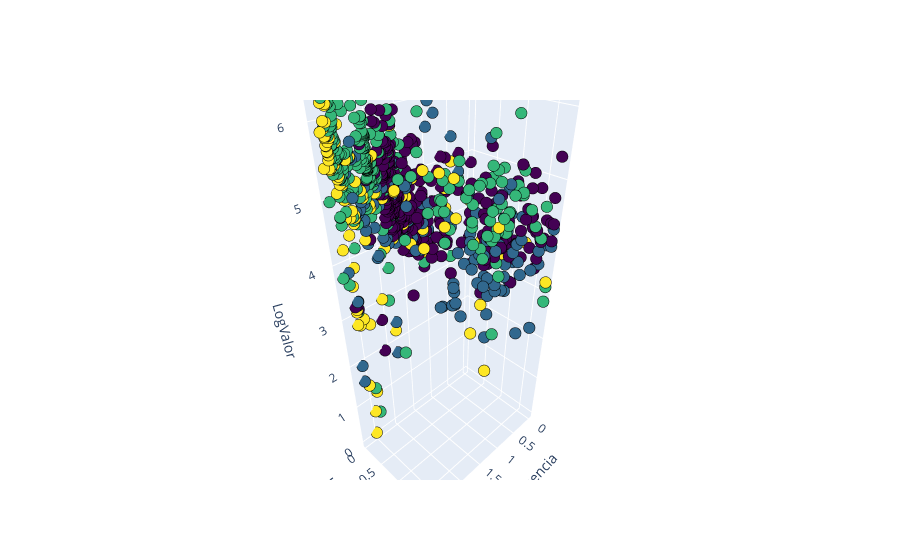
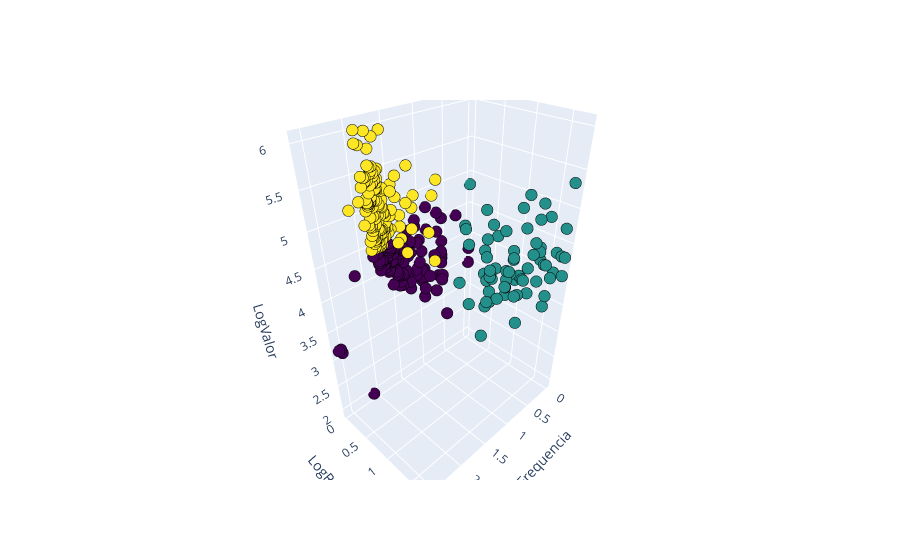
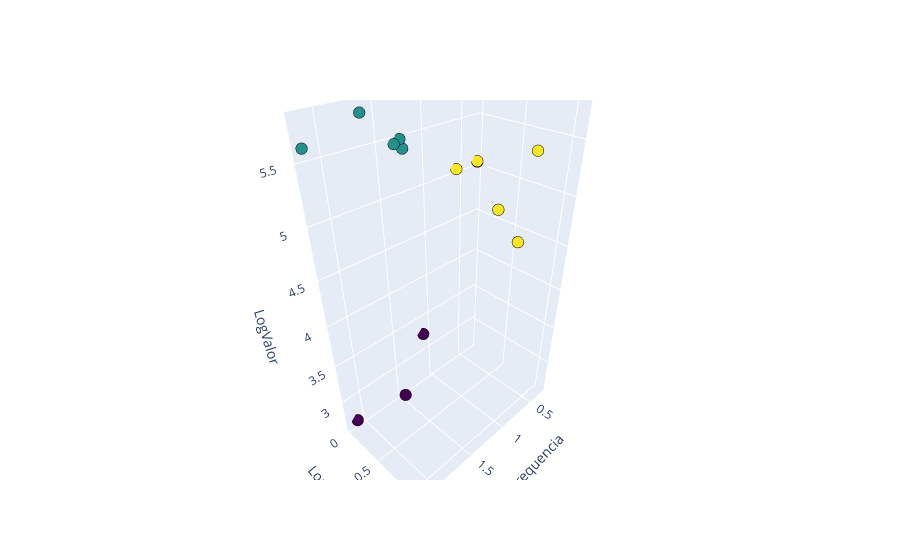
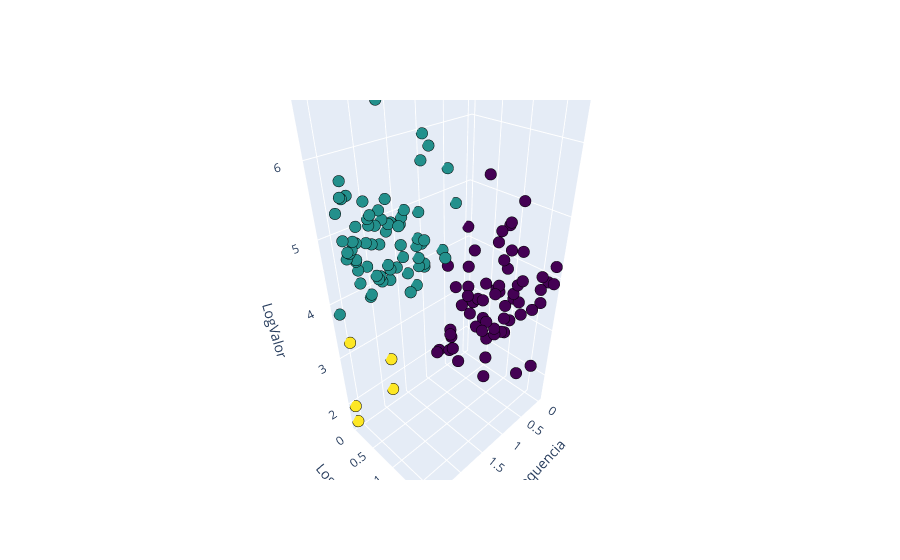

Notebook code for these charts, in order:
### Code cell
print("Geral")
df_kmeans = run.kmeans_run(df, 4)
print("Alimentar")
df_kmeans_a = run.kmeans_run(df_alimentar, 3)
print("E-Commerce")
df_kmeans_ec = run.kmeans_run(df_ecommerce, 3)
print("Hospitalar")
df_kmeans_hosp = run.kmeans_run(df_hospitalar, 3)
print("Venda Direto")
df_kmeans_vd = run.kmeans_run(df_varejo_direto, 3)
print("Venda Indireto")
df_kmeans_vi = run.kmeans_run(df_varejo_indireto, 3)

### Figure 1 — Plotly figure (JSON) as saved in the notebook; plotly's stock layout.template omitted (floating-point values rounded to 4 significant figures; data arrays with more than 128 entries replaced by an {"elided": "..."} marker saying what was removed)
{"data": [{"marker": {"color": {"elided": "824 int values"}, "colorscale": [[0, "#440154"], [0.1111, "#482878"], [0.2222, "#3e4989"], [0.3333, "#31688e"], [0.4444, "#26828e"], [0.5556, "#1f9e89"], [0.6667, "#35b779"], [0.7778, "#6ece58"], [0.8889, "#b5de2b"], [1, "#fde725"]], "line": {"color": "black", "width": 0.5}, "size": 4}, "mode": "markers", "type": "scatter3d", "x": {"elided": "824 float values"}, "y": {"elided": "824 float values"}, "z": {"elided": "824 float values"}}], "layout": {"scene": {"xaxis": {"title": {"text": "LogFrequencia"}}, "yaxis": {"title": {"text": "LogRecencia"}}, "zaxis": {"title": {"text": "LogValor"}}}}}

### Figure 2 — Plotly figure (JSON) as saved in the notebook; plotly's stock layout.template omitted (floating-point values rounded to 4 significant figures; data arrays with more than 128 entries replaced by an {"elided": "..."} marker saying what was removed)
{"data": [{"marker": {"color": {"elided": "302 int values"}, "colorscale": [[0, "#440154"], [0.1111, "#482878"], [0.2222, "#3e4989"], [0.3333, "#31688e"], [0.4444, "#26828e"], [0.5556, "#1f9e89"], [0.6667, "#35b779"], [0.7778, "#6ece58"], [0.8889, "#b5de2b"], [1, "#fde725"]], "line": {"color": "black", "width": 0.5}, "size": 4}, "mode": "markers", "type": "scatter3d", "x": {"elided": "302 float values"}, "y": {"elided": "302 float values"}, "z": {"elided": "302 float values"}}], "layout": {"scene": {"xaxis": {"title": {"text": "LogFrequencia"}}, "yaxis": {"title": {"text": "LogRecencia"}}, "zaxis": {"title": {"text": "LogValor"}}}}}

### Figure 3 — Plotly figure (JSON) as saved in the notebook; plotly's stock layout.template omitted (floating-point values rounded to 4 significant figures)
{"data": [{"marker": {"color": [2, 1, 2, 1, 1, 1, 0, 2, 0, 2, 2, 2, 0, 1], "colorscale": [[0, "#440154"], [0.1111, "#482878"], [0.2222, "#3e4989"], [0.3333, "#31688e"], [0.4444, "#26828e"], [0.5556, "#1f9e89"], [0.6667, "#35b779"], [0.7778, "#6ece58"], [0.8889, "#b5de2b"], [1, "#fde725"]], "line": {"color": "black", "width": 0.5}, "size": 4}, "mode": "markers", "type": "scatter3d", "x": [0.301, 1.255, 0.301, 1.279, 1.342, 1.643, 1.114, 0.6021, 1.886, 0.301, 1, 0.301, 2.097, 2.155], "y": [0.7076, 0, 0.3082, 0, 0, 0, 0, 0, 0.6092, 0, 1.085, 0, 0, 0], "z": [5.323, 5.399, 4.624, 5.484, 5.455, 5.758, 3.27, 5.049, 3.36, 5.052, 4.833, 5.047, 2.648, 5.607]}], "layout": {"scene": {"xaxis": {"title": {"text": "LogFrequencia"}}, "yaxis": {"title": {"text": "LogRecencia"}}, "zaxis": {"title": {"text": "LogValor"}}}}}

### Figure 4 — Plotly figure (JSON) as saved in the notebook; plotly's stock layout.template omitted (floating-point values rounded to 4 significant figures; data arrays with more than 128 entries replaced by an {"elided": "..."} marker saying what was removed)
{"data": [{"marker": {"color": {"elided": "139 int values"}, "colorscale": [[0, "#440154"], [0.1111, "#482878"], [0.2222, "#3e4989"], [0.3333, "#31688e"], [0.4444, "#26828e"], [0.5556, "#1f9e89"], [0.6667, "#35b779"], [0.7778, "#6ece58"], [0.8889, "#b5de2b"], [1, "#fde725"]], "line": {"color": "black", "width": 0.5}, "size": 4}, "mode": "markers", "type": "scatter3d", "x": {"elided": "139 float values"}, "y": {"elided": "139 float values"}, "z": {"elided": "139 float values"}}], "layout": {"scene": {"xaxis": {"title": {"text": "LogFrequencia"}}, "yaxis": {"title": {"text": "LogRecencia"}}, "zaxis": {"title": {"text": "LogValor"}}}}}
